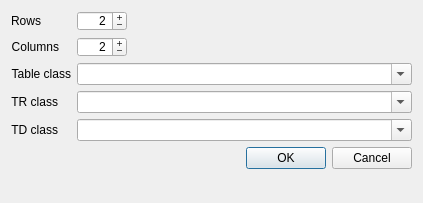
<?xml version="1.0" encoding="UTF-8"?>
<ui version="4.0">
 <class>TableProperty</class>
 <widget class="QDialog" name="TableProperty">
  <property name="geometry">
   <rect>
    <x>0</x>
    <y>0</y>
    <width>423</width>
    <height>203</height>
   </rect>
  </property>
  <property name="sizePolicy">
   <sizepolicy hsizetype="Preferred" vsizetype="Preferred">
    <horstretch>0</horstretch>
    <verstretch>0</verstretch>
   </sizepolicy>
  </property>
  <property name="minimumSize">
   <size>
    <width>0</width>
    <height>0</height>
   </size>
  </property>
  <property name="maximumSize">
   <size>
    <width>434</width>
    <height>358</height>
   </size>
  </property>
  <property name="sizeIncrement">
   <size>
    <width>0</width>
    <height>0</height>
   </size>
  </property>
  <property name="windowTitle">
   <string>Table property</string>
  </property>
  <property name="sizeGripEnabled">
   <bool>false</bool>
  </property>
  <layout class="QFormLayout" name="formLayout">
   <item row="0" column="0">
    <widget class="QLabel" name="label">
     <property name="text">
      <string>Rows</string>
     </property>
     <property name="alignment">
      <set>Qt::AlignRight|Qt::AlignTrailing|Qt::AlignVCenter</set>
     </property>
    </widget>
   </item>
   <item row="1" column="0">
    <widget class="QLabel" name="label_2">
     <property name="text">
      <string>Columns</string>
     </property>
     <property name="alignment">
      <set>Qt::AlignRight|Qt::AlignTrailing|Qt::AlignVCenter</set>
     </property>
    </widget>
   </item>
   <item row="0" column="1">
    <widget class="QSpinBox" name="spinRows">
     <property name="minimumSize">
      <size>
       <width>50</width>
       <height>20</height>
      </size>
     </property>
     <property name="maximumSize">
      <size>
       <width>50</width>
       <height>20</height>
      </size>
     </property>
     <property name="alignment">
      <set>Qt::AlignRight|Qt::AlignTrailing|Qt::AlignVCenter</set>
     </property>
     <property name="buttonSymbols">
      <enum>QAbstractSpinBox::PlusMinus</enum>
     </property>
     <property name="minimum">
      <number>1</number>
     </property>
     <property name="maximum">
      <number>9999</number>
     </property>
     <property name="value">
      <number>2</number>
     </property>
    </widget>
   </item>
   <item row="1" column="1">
    <widget class="QSpinBox" name="spinColumns">
     <property name="minimumSize">
      <size>
       <width>50</width>
       <height>20</height>
      </size>
     </property>
     <property name="maximumSize">
      <size>
       <width>50</width>
       <height>20</height>
      </size>
     </property>
     <property name="alignment">
      <set>Qt::AlignRight|Qt::AlignTrailing|Qt::AlignVCenter</set>
     </property>
     <property name="buttonSymbols">
      <enum>QAbstractSpinBox::PlusMinus</enum>
     </property>
     <property name="minimum">
      <number>1</number>
     </property>
     <property name="maximum">
      <number>999</number>
     </property>
     <property name="value">
      <number>2</number>
     </property>
    </widget>
   </item>
   <item row="10" column="1">
    <widget class="QDialogButtonBox" name="buttonBox">
     <property name="orientation">
      <enum>Qt::Horizontal</enum>
     </property>
     <property name="standardButtons">
      <set>QDialogButtonBox::Cancel|QDialogButtonBox::Ok</set>
     </property>
    </widget>
   </item>
   <item row="3" column="1">
    <widget class="QComboBox" name="comboTableClass">
     <property name="editable">
      <bool>true</bool>
     </property>
    </widget>
   </item>
   <item row="3" column="0">
    <widget class="QLabel" name="label_5">
     <property name="text">
      <string>Table class</string>
     </property>
     <property name="alignment">
      <set>Qt::AlignRight|Qt::AlignTrailing|Qt::AlignVCenter</set>
     </property>
    </widget>
   </item>
   <item row="5" column="1">
    <widget class="QComboBox" name="comboTdClass">
     <property name="editable">
      <bool>true</bool>
     </property>
    </widget>
   </item>
   <item row="4" column="1">
    <widget class="QComboBox" name="comboTrClass">
     <property name="editable">
      <bool>true</bool>
     </property>
    </widget>
   </item>
   <item row="4" column="0">
    <widget class="QLabel" name="label_3">
     <property name="text">
      <string>TR class</string>
     </property>
     <property name="alignment">
      <set>Qt::AlignRight|Qt::AlignTrailing|Qt::AlignVCenter</set>
     </property>
    </widget>
   </item>
   <item row="5" column="0">
    <widget class="QLabel" name="label_4">
     <property name="text">
      <string>TD class</string>
     </property>
     <property name="alignment">
      <set>Qt::AlignRight|Qt::AlignTrailing|Qt::AlignVCenter</set>
     </property>
    </widget>
   </item>
  </layout>
 </widget>
 <resources/>
 <connections>
  <connection>
   <sender>buttonBox</sender>
   <signal>accepted()</signal>
   <receiver>TableProperty</receiver>
   <slot>accept()</slot>
   <hints>
    <hint type="sourcelabel">
     <x>248</x>
     <y>254</y>
    </hint>
    <hint type="destinationlabel">
     <x>157</x>
     <y>274</y>
    </hint>
   </hints>
  </connection>
  <connection>
   <sender>buttonBox</sender>
   <signal>rejected()</signal>
   <receiver>TableProperty</receiver>
   <slot>reject()</slot>
   <hints>
    <hint type="sourcelabel">
     <x>316</x>
     <y>260</y>
    </hint>
    <hint type="destinationlabel">
     <x>286</x>
     <y>274</y>
    </hint>
   </hints>
  </connection>
 </connections>
</ui>
